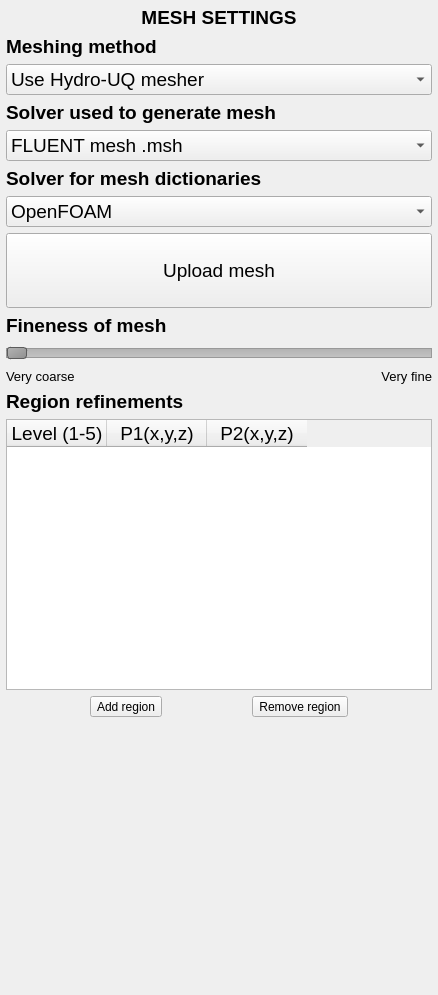
<?xml version="1.0" encoding="UTF-8"?>
<ui version="4.0">
 <class>meshing</class>
 <widget class="QFrame" name="meshing">
  <property name="geometry">
   <rect>
    <x>0</x>
    <y>0</y>
    <width>438</width>
    <height>995</height>
   </rect>
  </property>
  <property name="windowTitle">
   <string>Frame</string>
  </property>
  <layout class="QVBoxLayout" name="verticalLayout">
   <property name="leftMargin">
    <number>6</number>
   </property>
   <property name="topMargin">
    <number>6</number>
   </property>
   <property name="rightMargin">
    <number>6</number>
   </property>
   <property name="bottomMargin">
    <number>6</number>
   </property>
   <item>
    <widget class="QLabel" name="Lbl_H1">
     <property name="font">
      <font>
       <pointsize>14</pointsize>
      </font>
     </property>
     <property name="text">
      <string>&lt;html&gt;&lt;head/&gt;&lt;body&gt;&lt;p&gt;&lt;span style=&quot; font-weight:600;&quot;&gt;MESH SETTINGS&lt;/span&gt;&lt;/p&gt;&lt;/body&gt;&lt;/html&gt;</string>
     </property>
     <property name="alignment">
      <set>Qt::AlignCenter</set>
     </property>
    </widget>
   </item>
   <item>
    <widget class="QLabel" name="Lbl_MeshType">
     <property name="font">
      <font>
       <pointsize>14</pointsize>
       <weight>75</weight>
       <bold>true</bold>
      </font>
     </property>
     <property name="text">
      <string>&lt;html&gt;&lt;head/&gt;&lt;body&gt;&lt;p&gt;Meshing method&lt;/p&gt;&lt;/body&gt;&lt;/html&gt;</string>
     </property>
    </widget>
   </item>
   <item>
    <widget class="QComboBox" name="Cmb_MeshType">
     <property name="font">
      <font>
       <pointsize>14</pointsize>
      </font>
     </property>
     <property name="toolTip">
      <string>Select type of mesh: in-built mesing / upload mesh files</string>
     </property>
     <property name="toolTipDuration">
      <number>10000</number>
     </property>
     <item>
      <property name="text">
       <string>Use Hydro-UQ mesher</string>
      </property>
     </item>
     <item>
      <property name="text">
       <string>Upload mesh files</string>
      </property>
     </item>
     <item>
      <property name="text">
       <string>Upload solver specific mesh dicts</string>
      </property>
     </item>
    </widget>
   </item>
   <item>
    <widget class="QLabel" name="Lbl_MeshGen">
     <property name="font">
      <font>
       <pointsize>14</pointsize>
       <weight>75</weight>
       <bold>true</bold>
      </font>
     </property>
     <property name="text">
      <string>&lt;html&gt;&lt;head/&gt;&lt;body&gt;&lt;p&gt;Solver used to generate mesh&lt;/p&gt;&lt;/body&gt;&lt;/html&gt;</string>
     </property>
    </widget>
   </item>
   <item>
    <widget class="QComboBox" name="Cmb_MeshGen">
     <property name="font">
      <font>
       <pointsize>14</pointsize>
      </font>
     </property>
     <property name="toolTip">
      <string>Select type of mesh: in-built mesing / upload mesh files</string>
     </property>
     <property name="toolTipDuration">
      <number>10000</number>
     </property>
     <item>
      <property name="text">
       <string>FLUENT mesh .msh</string>
      </property>
     </item>
     <item>
      <property name="text">
       <string>I-DEAS mesh ANSYS.ans</string>
      </property>
     </item>
     <item>
      <property name="text">
       <string>CFX mesh .geo</string>
      </property>
     </item>
     <item>
      <property name="text">
       <string>File STAR-CCM</string>
      </property>
     </item>
     <item>
      <property name="text">
       <string>Mesh STAR-CDPROSTAR</string>
      </property>
     </item>
     <item>
      <property name="text">
       <string>Mesh STAR-CD SAMMA</string>
      </property>
     </item>
     <item>
      <property name="text">
       <string>GAMBIT mesh .neu</string>
      </property>
     </item>
     <item>
      <property name="text">
       <string>Gmsh file .msh</string>
      </property>
     </item>
     <item>
      <property name="text">
       <string>Netgen mesh</string>
      </property>
     </item>
     <item>
      <property name="text">
       <string>Tetgen .ele, .node and .face meshes</string>
      </property>
     </item>
    </widget>
   </item>
   <item>
    <widget class="QLabel" name="Lbl_MeshDict">
     <property name="font">
      <font>
       <pointsize>14</pointsize>
       <weight>75</weight>
       <bold>true</bold>
      </font>
     </property>
     <property name="text">
      <string>&lt;html&gt;&lt;head/&gt;&lt;body&gt;&lt;p&gt;Solver for mesh dictionaries&lt;/p&gt;&lt;/body&gt;&lt;/html&gt;</string>
     </property>
    </widget>
   </item>
   <item>
    <widget class="QComboBox" name="Cmb_MeshDict">
     <property name="font">
      <font>
       <pointsize>14</pointsize>
      </font>
     </property>
     <property name="toolTip">
      <string>Select type of mesh: in-built mesing / upload mesh files</string>
     </property>
     <property name="toolTipDuration">
      <number>10000</number>
     </property>
     <item>
      <property name="text">
       <string>OpenFOAM</string>
      </property>
     </item>
     <item>
      <property name="text">
       <string>OlaFlow</string>
      </property>
     </item>
    </widget>
   </item>
   <item>
    <widget class="QPushButton" name="Btn_UploadMesh">
     <property name="font">
      <font>
       <pointsize>14</pointsize>
      </font>
     </property>
     <property name="toolTip">
      <string>Upload the mesh files or mesh dictionaries</string>
     </property>
     <property name="toolTipDuration">
      <number>10000</number>
     </property>
     <property name="text">
      <string>
Upload mesh
</string>
     </property>
    </widget>
   </item>
   <item>
    <widget class="QLabel" name="Lbl_FineH2">
     <property name="font">
      <font>
       <pointsize>14</pointsize>
       <weight>75</weight>
       <bold>true</bold>
      </font>
     </property>
     <property name="focusPolicy">
      <enum>Qt::ClickFocus</enum>
     </property>
     <property name="text">
      <string>&lt;html&gt;&lt;head/&gt;&lt;body&gt;&lt;p&gt;Fineness of mesh&lt;/p&gt;&lt;/body&gt;&lt;/html&gt;</string>
     </property>
    </widget>
   </item>
   <item>
    <widget class="QSlider" name="HSl_MeshSize">
     <property name="font">
      <font>
       <pointsize>14</pointsize>
      </font>
     </property>
     <property name="mouseTracking">
      <bool>true</bool>
     </property>
     <property name="focusPolicy">
      <enum>Qt::WheelFocus</enum>
     </property>
     <property name="toolTip">
      <string>Define the fineness of the mesh</string>
     </property>
     <property name="toolTipDuration">
      <number>10000</number>
     </property>
     <property name="styleSheet">
      <string notr="true">QSlider::groove:horizontal {
    border: 1px solid #999999;
    height: 8px; /* the groove expands to the size of the slider by default. by giving it a height, it has a fixed size */
    background: qlineargradient(x1:0, y1:0, x2:0, y2:1, stop:0 #B1B1B1, stop:1 #c4c4c4);
    margin: 2px 0;
}

QSlider::handle:horizontal {
    background: qlineargradient(x1:0, y1:0, x2:1, y2:1, stop:0 #b4b4b4, stop:1 #8f8f8f);
    border: 1px solid #5c5c5c;
    width: 18px;
    margin: -2px 0; /* handle is placed by default on the contents rect of the groove. Expand outside the groove */
    border-radius: 3px;
}</string>
     </property>
     <property name="minimum">
      <number>1</number>
     </property>
     <property name="maximum">
      <number>5</number>
     </property>
     <property name="pageStep">
      <number>1</number>
     </property>
     <property name="orientation">
      <enum>Qt::Horizontal</enum>
     </property>
     <property name="tickPosition">
      <enum>QSlider::TicksBelow</enum>
     </property>
     <property name="tickInterval">
      <number>1</number>
     </property>
    </widget>
   </item>
   <item>
    <layout class="QHBoxLayout" name="HLY_MeshFine">
     <item>
      <widget class="QLabel" name="Lbl_FineMesh">
       <property name="font">
        <font>
         <pointsize>10</pointsize>
        </font>
       </property>
       <property name="text">
        <string>Very coarse</string>
       </property>
      </widget>
     </item>
     <item>
      <widget class="QLabel" name="Lbl_CoarseMesh">
       <property name="font">
        <font>
         <pointsize>10</pointsize>
        </font>
       </property>
       <property name="text">
        <string>Very fine</string>
       </property>
       <property name="alignment">
        <set>Qt::AlignRight|Qt::AlignTrailing|Qt::AlignVCenter</set>
       </property>
      </widget>
     </item>
    </layout>
   </item>
   <item>
    <widget class="QLabel" name="Lbl_H2Regions">
     <property name="font">
      <font>
       <pointsize>14</pointsize>
       <weight>75</weight>
       <bold>true</bold>
      </font>
     </property>
     <property name="focusPolicy">
      <enum>Qt::ClickFocus</enum>
     </property>
     <property name="text">
      <string>&lt;html&gt;&lt;head/&gt;&lt;body&gt;&lt;p&gt;Region refinements&lt;/p&gt;&lt;/body&gt;&lt;/html&gt;</string>
     </property>
    </widget>
   </item>
   <item>
    <widget class="QTableWidget" name="Tbl_Regions">
     <property name="font">
      <font>
       <pointsize>14</pointsize>
      </font>
     </property>
     <property name="toolTip">
      <string>Table of regions where mesh needs to be refined</string>
     </property>
     <property name="toolTipDuration">
      <number>10000</number>
     </property>
     <property name="alternatingRowColors">
      <bool>true</bool>
     </property>
     <column>
      <property name="text">
       <string>Level (1-5)</string>
      </property>
      <property name="font">
       <font>
        <pointsize>14</pointsize>
       </font>
      </property>
      <property name="textAlignment">
       <set>AlignCenter</set>
      </property>
     </column>
     <column>
      <property name="text">
       <string>P1(x,y,z)</string>
      </property>
      <property name="font">
       <font>
        <pointsize>14</pointsize>
       </font>
      </property>
      <property name="textAlignment">
       <set>AlignCenter</set>
      </property>
     </column>
     <column>
      <property name="text">
       <string>P2(x,y,z)</string>
      </property>
      <property name="font">
       <font>
        <pointsize>14</pointsize>
       </font>
      </property>
      <property name="textAlignment">
       <set>AlignCenter</set>
      </property>
     </column>
    </widget>
   </item>
   <item>
    <layout class="QHBoxLayout" name="HLY_AddRegion">
     <item>
      <widget class="QToolButton" name="Btn_AddRegion">
       <property name="toolTip">
        <string>Add regions for mesh refinement</string>
       </property>
       <property name="toolTipDuration">
        <number>10000</number>
       </property>
       <property name="text">
        <string>Add region</string>
       </property>
      </widget>
     </item>
     <item>
      <widget class="QToolButton" name="Btn_RemRegion">
       <property name="toolTip">
        <string>Remove regions for mesh refinement</string>
       </property>
       <property name="toolTipDuration">
        <number>10000</number>
       </property>
       <property name="text">
        <string>Remove region</string>
       </property>
      </widget>
     </item>
    </layout>
   </item>
   <item>
    <spacer name="VSp">
     <property name="orientation">
      <enum>Qt::Vertical</enum>
     </property>
     <property name="sizeHint" stdset="0">
      <size>
       <width>20</width>
       <height>272</height>
      </size>
     </property>
    </spacer>
   </item>
  </layout>
 </widget>
 <resources/>
 <connections/>
</ui>
